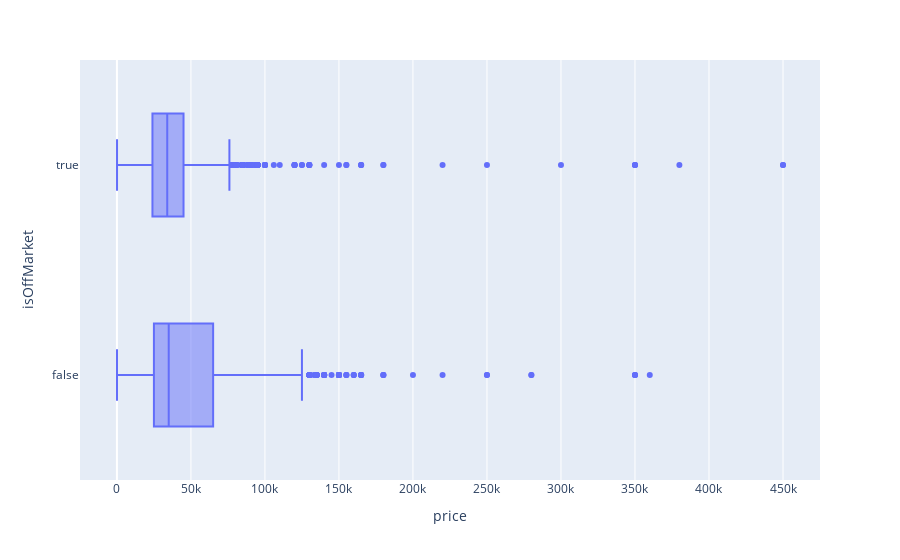

Source (notebook cell):
### Markdown cell above
the price for the the rented and unrented apartemnt

### Code cell
fig = px.box(df, 'price' ,'isOffMarket' )
fig.show()

### Figure 1 — Plotly figure (JSON) as saved in the notebook; plotly's stock layout.template omitted (floating-point values rounded to 4 significant figures; data arrays with more than 128 entries replaced by an {"elided": "..."} marker saying what was removed)
{"data": [{"alignmentgroup": "True", "hovertemplate": "price=%{x}<br>isOffMarket=%{y}<extra></extra>", "legendgroup": "", "marker": {"color": "#636efa"}, "name": "", "notched": false, "offsetgroup": "", "orientation": "h", "showlegend": false, "type": "box", "x": {"elided": "6762 int values"}, "x0": " ", "xaxis": "x", "y": {"elided": "6762 bool values"}, "y0": " ", "yaxis": "y"}], "layout": {"boxmode": "group", "legend": {"tracegroupgap": 0}, "margin": {"t": 60}, "xaxis": {"anchor": "y", "domain": [0, 1], "title": {"text": "price"}}, "yaxis": {"anchor": "x", "domain": [0, 1], "title": {"text": "isOffMarket"}}}}
